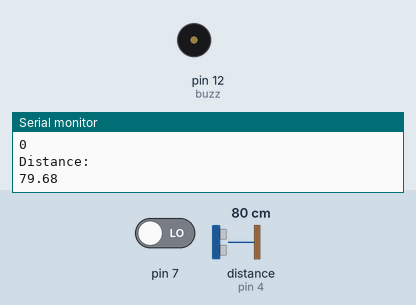
Recording of a sketch running on a simulated Arduino Uno, built with avr-gcc and run on an emulated ATmega328P. On the bench: buzzer (waves = sounding), the last lines printed to the serial monitor. Wiring (inferred from the names in the program): ultrasonic range finder: trigger pin 5; echo pin 4. Inputs (shaded band) come from the test bench; at power-on: pin 7 LOW, distance to the obstacle (sensor on pin 4) 80 cm. The echo pulse lasts 58.3 µs per cm.

Above: at 1.2 s.
1.3 s: pin 7 driven HIGH
At 3.0 s:
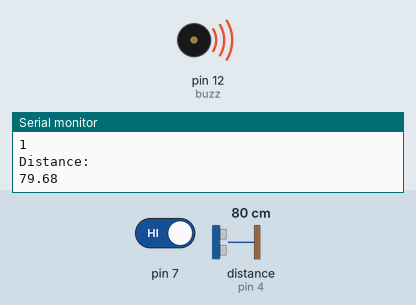
Timing chart, 0 to 9.2 s (numbered marks = the images above; inputs shaded):
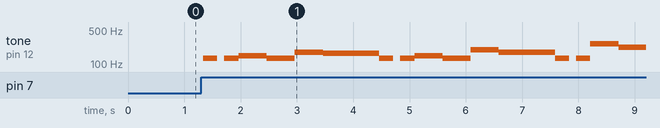

The sketch:

istance_within_range_and_when_motion_detected_birthday_song1.ino
```cpp
int buzz=12;
int t=5;
int e=4;
void setup()
{
  Serial.begin(9600);
  pinMode(buzz, OUTPUT);
  pinMode(7,INPUT);
  pinMode(t,OUTPUT);
  pinMode(e,INPUT);

}

void loop()
{
  int mot = digitalRead(7);
  Serial.println("motion");
  Serial.println(mot);
  digitalWrite(t,0);
  digitalWrite(t,1);
  delayMicroseconds(10);
  digitalWrite(t,0);
  float dur = pulseIn(e,1);
  float dis = (dur *0.0343)/2;
  Serial.println("Distance:");
  Serial.println(dis);
  if(dis<100)
  {
    if(mot==1)
    {
    tone(buzz, 131);
    delay(250);
    noTone(buzz);
    delay(125);
    tone(buzz, 131);
    delay(250);
    tone(buzz, 147);
    delay(500);
    tone(buzz, 131);
    delay(500);
    tone(buzz, 175);
    delay(500);
    tone(buzz, 165);
    delay(1000);
    tone(buzz, 131);
    delay(250);
    noTone(buzz);
    delay(125);
    tone(buzz, 131);
    delay(250);
    tone(buzz, 147);
    delay(500);
    tone(buzz, 131);
    delay(500);
    tone(buzz, 196);
    delay(500);
    tone(buzz, 175);
    delay(1000);
    tone(buzz, 131);
    delay(250);
    noTone(buzz);
    delay(125);
    tone(buzz, 131);
    delay(250);
    tone(buzz, 262);
    delay(500);
    tone(buzz, 220);
    delay(500);
    tone(buzz, 175);
    delay(500);
    tone(buzz, 165);
    }
    else
      Serial.println("Motion not dtected");
  }
  else
    Serial.println("Out of Range");

}
```

Measured:
- after the input at 1.3 s, tone on pin 12 (buzz): plays 131 Hz for 0.25 s, 131 Hz for 0.25 s, 147 Hz for 0.50 s, 131 Hz for 0.50 s, 175 Hz for 0.50 s, 165 Hz for 1.0 s … (16 notes in this stretch), starting at once
